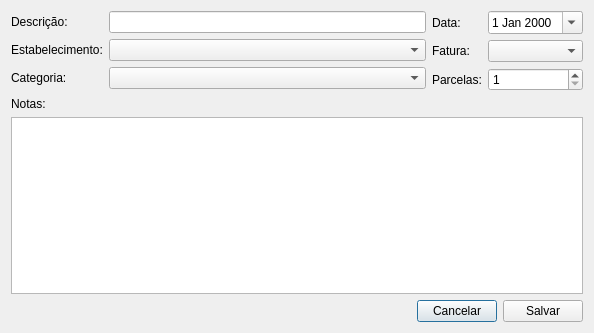
<?xml version="1.0" encoding="UTF-8"?>
<ui version="4.0">
 <class>FaturaDialog</class>
 <widget class="QDialog" name="FaturaDialog">
  <property name="geometry">
   <rect>
    <x>0</x>
    <y>0</y>
    <width>594</width>
    <height>333</height>
   </rect>
  </property>
  <property name="windowTitle">
   <string>Nova despesa no cartão</string>
  </property>
  <layout class="QVBoxLayout" name="main_layout">
   <item>
    <layout class="QHBoxLayout" name="top_layout">
     <item>
      <layout class="QFormLayout" name="form_left">
       <item row="0" column="0">
        <widget class="QLabel" name="descricao_label">
         <property name="text">
          <string>Descrição:</string>
         </property>
        </widget>
       </item>
       <item row="0" column="1">
        <widget class="QLineEdit" name="descricao_edit"/>
       </item>
       <item row="1" column="0">
        <widget class="QLabel" name="estabelecimento_label">
         <property name="text">
          <string>Estabelecimento:</string>
         </property>
        </widget>
       </item>
       <item row="1" column="1">
        <widget class="QComboBox" name="favorecido_combo"/>
       </item>
       <item row="2" column="0">
        <widget class="QLabel" name="categoria_label">
         <property name="text">
          <string>Categoria:</string>
         </property>
        </widget>
       </item>
       <item row="2" column="1">
        <widget class="QComboBox" name="categoria_combo"/>
       </item>
      </layout>
     </item>
     <item>
      <layout class="QFormLayout" name="form_right">
       <item row="0" column="0">
        <widget class="QLabel" name="data_label">
         <property name="text">
          <string>Data:</string>
         </property>
        </widget>
       </item>
       <item row="0" column="1">
        <widget class="QDateEdit" name="data_edit">
         <property name="calendarPopup">
          <bool>true</bool>
         </property>
        </widget>
       </item>
       <item row="1" column="0">
        <widget class="QLabel" name="fatura_label">
         <property name="text">
          <string>Fatura:</string>
         </property>
        </widget>
       </item>
       <item row="1" column="1">
        <widget class="QComboBox" name="fatura_combo"/>
       </item>
       <item row="2" column="0">
        <widget class="QLabel" name="parcelas_label">
         <property name="text">
          <string>Parcelas:</string>
         </property>
        </widget>
       </item>
       <item row="2" column="1">
        <widget class="QSpinBox" name="parcelas_spin">
         <property name="minimum">
          <number>1</number>
         </property>
         <property name="maximum">
          <number>36</number>
         </property>
        </widget>
       </item>
      </layout>
     </item>
    </layout>
   </item>
   <item>
    <layout class="QVBoxLayout">
     <item>
      <widget class="QLabel" name="notas_label">
       <property name="text">
        <string>Notas:</string>
       </property>
      </widget>
     </item>
     <item>
      <widget class="QTextEdit" name="notas_edit"/>
     </item>
    </layout>
   </item>
   <item>
    <layout class="QHBoxLayout" name="buttons_layout">
     <item>
      <spacer>
       <property name="orientation">
        <enum>Qt::Horizontal</enum>
       </property>
       <property name="sizeHint" stdset="0">
        <size>
         <width>0</width>
         <height>0</height>
        </size>
       </property>
      </spacer>
     </item>
     <item>
      <widget class="QPushButton" name="btn_cancelar">
       <property name="text">
        <string>Cancelar</string>
       </property>
      </widget>
     </item>
     <item>
      <widget class="QPushButton" name="btn_salvar">
       <property name="text">
        <string>Salvar</string>
       </property>
      </widget>
     </item>
    </layout>
   </item>
  </layout>
 </widget>
 <resources/>
 <connections/>
</ui>
